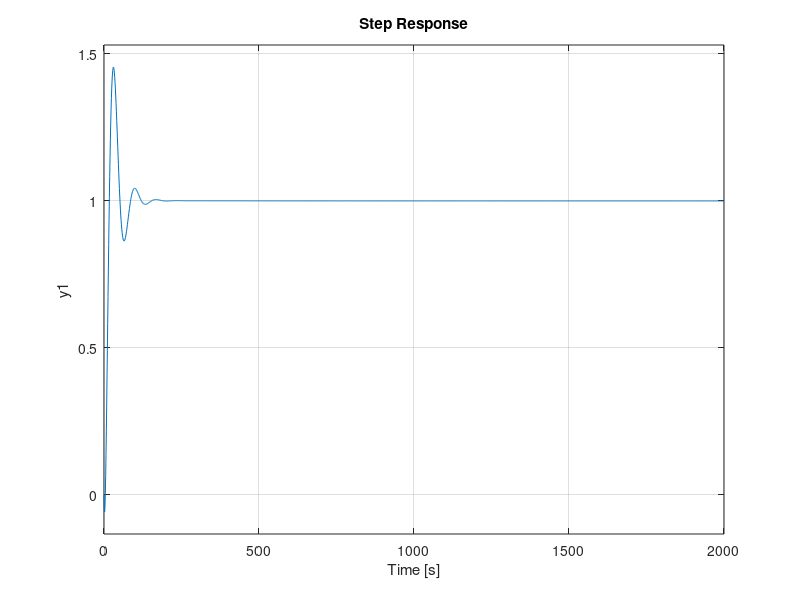

The MATLAB script that drew this image:
s = tf('s');

Kp = 0.8864;
Tp1 = 323.16;
Tp2 = 37.636;
Td = 5;
Tz = 278.32;

Hap = (Kp*(1+Tz*s)*(1-(Td/2)*s))/((1+Tp1*s)*(1+Tp2*s)*(1+(Td/2)*s));

% Antigos (para Mp_teórica = 45%)
%K = 2.7675; 
%A = 0.1378;


% Atuais (com Mp_teórica ajustada para 35%)
K = 3.25;
A = 0.106;

% Pelo fato do sistema NÃO SER de segunda ordem, fazer o projeto para Mp = 45% no
% LGR vai gerar um sobresinal maior que 45%, por isso tive que baixar Mpj para 35%.

G = K*(s+A)/s;

%rlocus(Hap);
%rlocus(G*Hap);

step(feedback(G*Hap, 1));

% Resultado final: Mp = 45%, TP = 30.3s
